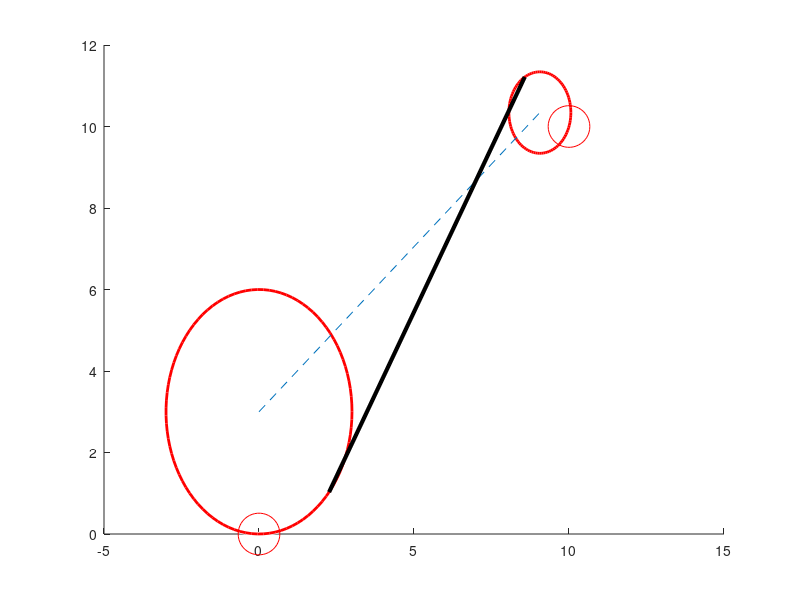

Here is the MATLAB script that generated this plot:
%starting Pose
xs = 0; ys = 0; phis=deg2rad(0);  
%final Pose
xf = 10; yf = 10; phif=deg2rad(70); 
%curvature constraints: 
rhos = 3; rhof = 1; 
%center of curvature circles: 
xcs = xs - rhos*cos(phis - pi/2); 
ycs = ys - rhos*sin(phis - pi/2); 
xcf = xf - rhof*cos(phif - pi/2); 
ycf = xf - rhof*sin(phif - pi/2); 

%tangent entry (E) and exit (X)
c = sqrt((xcs - xcf)^2 + (ycs-ycf)^2); 
alpha = asin((rhof-rhos)/c); 
beta = atan2(ycf-ycs, xcf - xcs); 
%E
% phi = alpha+beta +pi/2; % left turn  
phi = beta-alpha +3*pi/2; % right turn 
xPX = xcs + rhos*cos(phi); 
yPX = ycs + rhos*sin(phi);
%X
phi = alpha+beta +pi/2; % left turn  
% phi = beta-alpha +3*pi/2; %right turn
xPN = xcf + rhof*cos(phi); 
yPN = ycf + rhof*sin(phi); 

close all; 
figure()
hold on 
%plot circles:
centers = [xcs ycs; xcf ycf]; radii = [rhos; rhof];
viscircles(centers,radii)

%plot poses: 
plot(xs, ys, 'ro', 'MarkerSize', 30);
plot(xf, yf, 'ro', 'MarkerSize', 30);


%plot center line
xc = [xcs xcf];
yc = [ycs ycf];
plot(xc, yc, '--')

xT = [xPX xPN]; yT = [yPX yPN]; 
plot(xT, yT, 'k','lineWidth', 3)